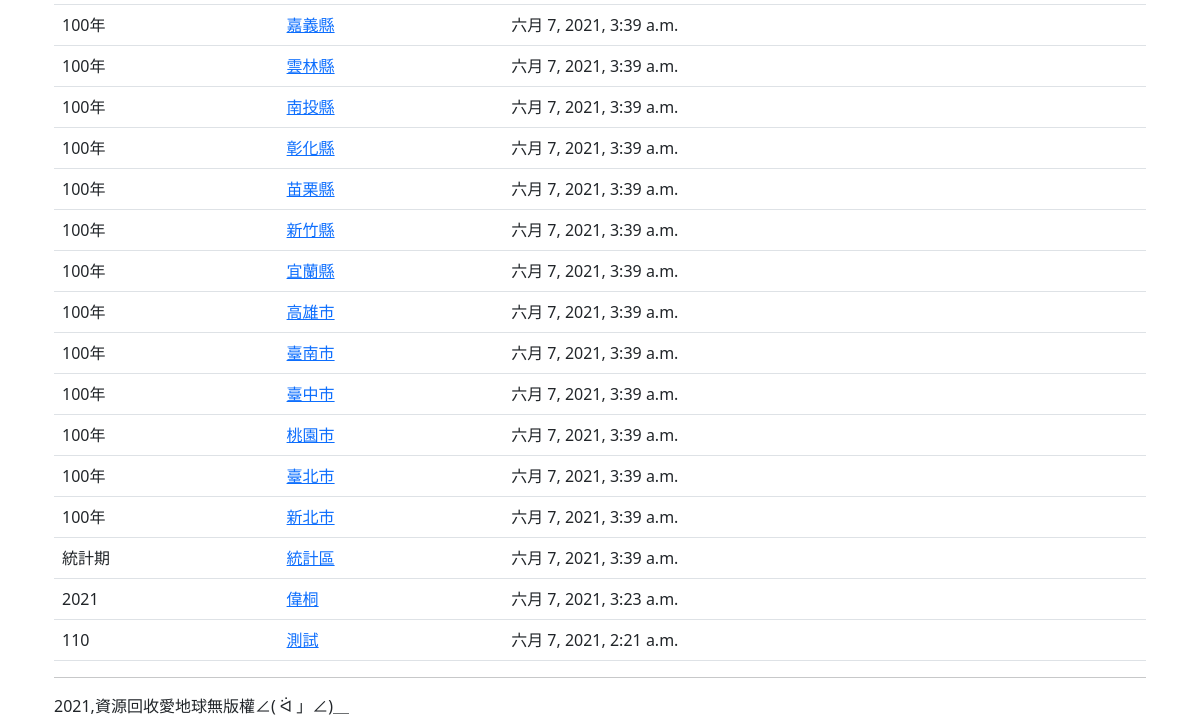
The page /detailed/ (lower part) on the database as committed earlier.
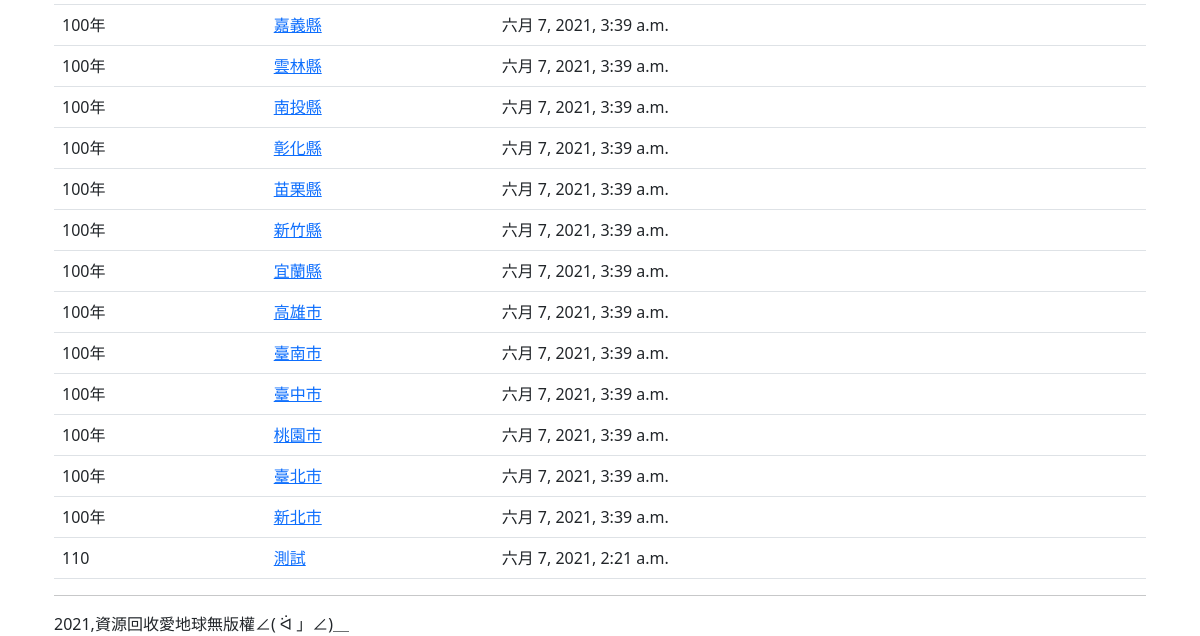
The same page on the database as committed later.
### mysite/models.py (models this page shows, shortened)
class Post(models.Model):
    year = models.CharField(max_length=200)
    title = models.CharField(max_length=200)
    body = models.TextField()
    pub_date = models.DateTimeField(default=timezone.now)
    class Meta:
        ordering = ('-pub_date',)

### mysite/views.py (the view)
# urls.py: path('detailed/',detailed),
def detailed(request):
	posts= Post.objects.all()
	return render(request, 'detailed.html', locals())

### templates/detailed.html (shortened to what this page needs)
{% extends "base.html" %}
{% block content %}
<a href="/">come bake to index</a><br>
<div class="container">
<table class='table table-triped'>
  {% for post in posts %}
  <tr>
    <td>{{ post.year }}</td>
    <td><a href="/show{{post.id}}/">{{ post.title }}</a></td>
    <td> {{ post.pub_date}}</td>
  </tr>
  {% endfor %}
</table>
</div>
{% endblock %}

### templates/base.html (shortened to what this page needs)
<!doctype html>
<html lang="en">
  <head>
    <link href="https://cdn.jsdelivr.net/npm/bootstrap@5.0.1/dist/css/bootstrap.min.css" rel="stylesheet">
  </head>
  <body = home>
    <div class="container">
      {% block content %} {% endblock %}
      {% include "footer.html" %}
    </div>
  </body>
</html>

### templates/footer.html
<div class="container">
	<hr>
	2021,資源回收愛地球無版權∠( ᐛ 」∠)＿
</div>

Rows that differ between the two databases and show on the page:
removed Post: year "統計期", title "統計區", pub_date "六月 7, 2021, 3:39 a.m."
removed Post: year "2021", title "偉桐", pub_date "六月 7, 2021, 3:23 a.m."
